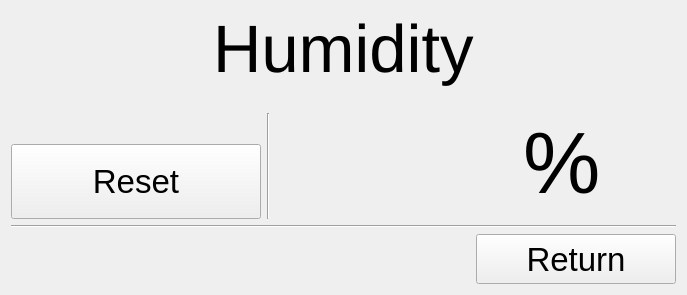
      <widget class="QWidget" name="humidity">
       <layout class="QVBoxLayout" name="verticalLayout_15">
        <item alignment="Qt::AlignHCenter|Qt::AlignVCenter">
         <widget class="QLabel" name="temperatureLabel_2">
          <property name="font">
           <font>
            <pointsize>50</pointsize>
            <weight>50</weight>
            <bold>false</bold>
           </font>
          </property>
          <property name="text">
           <string>Humidity</string>
          </property>
         </widget>
        </item>
        <item>
         <spacer name="verticalSpacer_12">
          <property name="orientation">
           <enum>Qt::Vertical</enum>
          </property>
          <property name="sizeType">
           <enum>QSizePolicy::Fixed</enum>
          </property>
          <property name="sizeHint" stdset="0">
           <size>
            <width>20</width>
            <height>20</height>
           </size>
          </property>
         </spacer>
        </item>
        <item>
         <layout class="QHBoxLayout" name="horizontalLayout_5">
          <item>
           <layout class="QVBoxLayout" name="verticalLayout_13">
            <item>
             <widget class="MyPlot" name="humidityPlot" native="true">
              <property name="sizePolicy">
               <sizepolicy hsizetype="Expanding" vsizetype="Expanding">
                <horstretch>0</horstretch>
                <verstretch>0</verstretch>
               </sizepolicy>
              </property>
             </widget>
            </item>
            <item alignment="Qt::AlignLeft|Qt::AlignBottom">
             <widget class="QPushButton" name="humidityResetButton">
              <property name="sizePolicy">
               <sizepolicy hsizetype="Minimum" vsizetype="Minimum">
                <horstretch>0</horstretch>
                <verstretch>0</verstretch>
               </sizepolicy>
              </property>
              <property name="minimumSize">
               <size>
                <width>250</width>
                <height>75</height>
               </size>
              </property>
              <property name="font">
               <font>
                <pointsize>25</pointsize>
               </font>
              </property>
              <property name="text">
               <string>Reset</string>
              </property>
             </widget>
            </item>
           </layout>
          </item>
          <item>
           <widget class="Line" name="line_9">
            <property name="orientation">
             <enum>Qt::Vertical</enum>
            </property>
           </widget>
          </item>
          <item>
           <layout class="QVBoxLayout" name="verticalLayout_14">
            <item>
             <layout class="QHBoxLayout" name="horizontalLayout_8">
              <item>
               <spacer name="horizontalSpacer_8">
                <property name="orientation">
                 <enum>Qt::Horizontal</enum>
                </property>
                <property name="sizeType">
                 <enum>QSizePolicy::Fixed</enum>
                </property>
                <property name="sizeHint" stdset="0">
                 <size>
                  <width>30</width>
                  <height>20</height>
                 </size>
                </property>
               </spacer>
              </item>
              <item>
               <widget class="QLabel" name="humidityNumberLabel">
                <property name="font">
                 <font>
                  <pointsize>65</pointsize>
                 </font>
                </property>
                <property name="text">
                 <string/>
                </property>
                <property name="wordWrap">
                 <bool>false</bool>
                </property>
                <property name="margin">
                 <number>0</number>
                </property>
               </widget>
              </item>
              <item alignment="Qt::AlignHCenter|Qt::AlignVCenter">
               <widget class="QLabel" name="celsiusLabel_5">
                <property name="sizePolicy">
                 <sizepolicy hsizetype="Preferred" vsizetype="Preferred">
                  <horstretch>0</horstretch>
                  <verstretch>0</verstretch>
                 </sizepolicy>
                </property>
                <property name="font">
                 <font>
                  <pointsize>65</pointsize>
                 </font>
                </property>
                <property name="text">
                 <string>%</string>
                </property>
               </widget>
              </item>
              <item>
               <spacer name="horizontalSpacer_10">
                <property name="orientation">
                 <enum>Qt::Horizontal</enum>
                </property>
                <property name="sizeType">
                 <enum>QSizePolicy::Fixed</enum>
                </property>
                <property name="sizeHint" stdset="0">
                 <size>
                  <width>30</width>
                  <height>20</height>
                 </size>
                </property>
               </spacer>
              </item>
             </layout>
            </item>
            <item>
             <widget class="QcGaugeWidget" name="humidiryGauge" native="true">
              <property name="sizePolicy">
               <sizepolicy hsizetype="Fixed" vsizetype="Expanding">
                <horstretch>0</horstretch>
                <verstretch>0</verstretch>
               </sizepolicy>
              </property>
              <property name="minimumSize">
               <size>
                <width>400</width>
                <height>0</height>
               </size>
              </property>
             </widget>
            </item>
           </layout>
          </item>
         </layout>
        </item>
        <item>
         <widget class="Line" name="line_7">
          <property name="orientation">
           <enum>Qt::Horizontal</enum>
          </property>
         </widget>
        </item>
        <item alignment="Qt::AlignRight|Qt::AlignVCenter">
         <widget class="QPushButton" name="pushButtonReturn_4">
          <property name="sizePolicy">
           <sizepolicy hsizetype="Minimum" vsizetype="Minimum">
            <horstretch>0</horstretch>
            <verstretch>0</verstretch>
           </sizepolicy>
          </property>
          <property name="minimumSize">
           <size>
            <width>200</width>
            <height>50</height>
           </size>
          </property>
          <property name="font">
           <font>
            <pointsize>25</pointsize>
            <weight>50</weight>
            <bold>false</bold>
           </font>
          </property>
          <property name="layoutDirection">
           <enum>Qt::LeftToRight</enum>
          </property>
          <property name="autoFillBackground">
           <bool>false</bool>
          </property>
          <property name="text">
           <string>Return</string>
          </property>
          <property name="checkable">
           <bool>false</bool>
          </property>
         </widget>
        </item>
       </layout>
      </widget>
